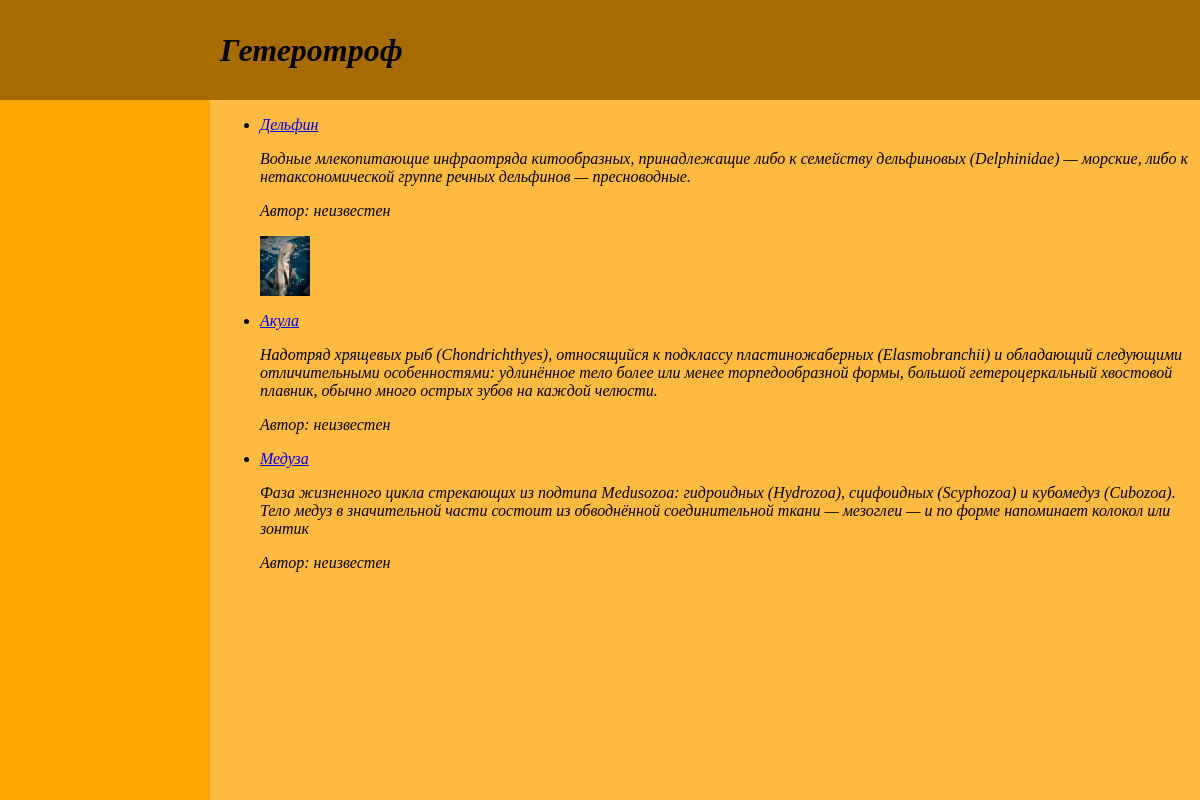
/water/tag/geterotrof/, run on the app's committed database.
### water/models.py (models this page shows, shortened)
class WaterTags(models.Model):
    tag = models.CharField(max_length=100, db_index=True,verbose_name="Теги")
    slug = models.SlugField(max_length=255, unique=True, db_index=True)

class Water(models.Model):
    class Status(models.IntegerChoices):
        USUAL = 0, 'Распространенное'
        RARE = 1, 'Редкое'
    class Meta:
        verbose_name = 'Водные обитатели'
        verbose_name_plural = 'Водные обитатели'
    page_name = models.CharField(max_length=255, default='water', verbose_name="Слаг")
    animal = models.CharField(max_length=255, verbose_name="Имя животного")
    content = models.TextField(blank=True, verbose_name="Текст о животном")
    time_create = models.DateTimeField(auto_now_add=True, verbose_name="Время создания")
    time_update = models.DateTimeField(auto_now=True, verbose_name="Время изменения")
    is_red_book = models.BooleanField(choices=tuple(map(lambda x: (bool(x[0]), x[1]), Status.choices)),
                                      default=Status.USUAL, verbose_name="Красная книга")
    class_of_animal = models.ForeignKey('Water_Kinds', on_delete=models.PROTECT, null=True,
                                        verbose_name="Класс животного")
    unique_fact = models.OneToOneField('Water_Facts', on_delete=models.SET_NULL, null=True, blank=True,
                                       related_name='fact', verbose_name="Факт о животном")
    tags = models.ManyToManyField('WaterTags', blank=True, related_name='tags',verbose_name="Теги")
    image = models.ImageField(upload_to="images/%Y/%m/%d/", default=None, blank=True, null=True,
                              verbose_name="Изображение")
    author = models.ForeignKey(get_user_model(), on_delete=models.SET_NULL, null=True, default=None)

### water/views.py (the view)
# urls.py: path('tag/<slug:water_tag_slug>/', views.show_tags, name='tag'),
def show_tags(request, water_tag_slug):
    tag = get_object_or_404(WaterTags, slug=water_tag_slug)
    data_tags = {
        'title': f'Тег: {tag.tag}',
        'header': tag.tag,
        'content': Water.objects.filter(tags=tag.id)
        }
    return render(request, 'water/water_animals.html', data_tags)

### water/templates/water/water_animals.html
{% extends 'animal_base_list.html' %}

### templates/animal_base_list.html (shortened to what this page needs)
<html lang="en">
{% load static %}
<head>
</head>
<body>
<div class="header">
    <h1>{{header}}</h1>
</div>
<div class="content">
<ul>
        {% for items in content %}
        <li>
               <p><a href="{{items.page_name}}/">{{items.animal}}</a></p>
               <p>{{items.content|truncatewords:50}}</p>
                <p>Автор: {{items.author.username|default:"неизвестен"}}</p>
                {% if items.image %}
                    <p><img class="img-article-left thumb" src="{{items.image.url}}" width="50" height="60"></p>
                {% endif %}
        </li>
        {% endfor %}
</ul>
    </div>
<div class="sidebar"></div>
</body>
</html>

### templates/animal_base_list.html (style rules this page uses)
.header { display: flex; padding-left: 220px; align-items: center; font-style:italic; background: #A66B01; position:absolute; left:0px; top:0px; bottom:0; right:0; height: 100px; }
.content { font-style:oblique; padding-left: 20px; background: #FFBB41; position:absolute; left:200px; top:100px; bottom:0; right:0; }
.sidebar { position:absolute; padding-top: 50px; padding-left: 10px; background: #FFA502; left:0px; top:100px; bottom:0; width: 200px; }

### data on the page
WaterTags: tag "Гетеротроф"
Water: animal "Дельфин", content "Водные млекопитающие инфраотряда китообразных, принадлежащие либо к семейству дельфиновых (Delphinidae) — морские, либо к нетаксономической группе речных дельфинов — пресноводные.", author.username "неизвестен", image (picture)
Water: animal "Акула", content "Надотряд хрящевых рыб (Chondrichthyes), относящийся к подклассу пластиножаберных (Elasmobranchii) и обладающий следующими отличительными особенностями: удлинённое тело более или менее торпедообразной формы, большой гетероцеркальный хвостовой плавник, обычно много острых зубов на каждой челюсти.", author.username "неизвестен"
Water: animal "Медуза", content "Фаза жизненного цикла стрекающих из подтипа Medusozoa: гидроидных (Hydrozoa), сцифоидных (Scyphozoa) и кубомедуз (Cubozoa). Тело медуз в значительной части состоит из обводнённой соединительной ткани — мезоглеи — и по форме напоминает колокол или зонтик", author.username "неизвестен"
